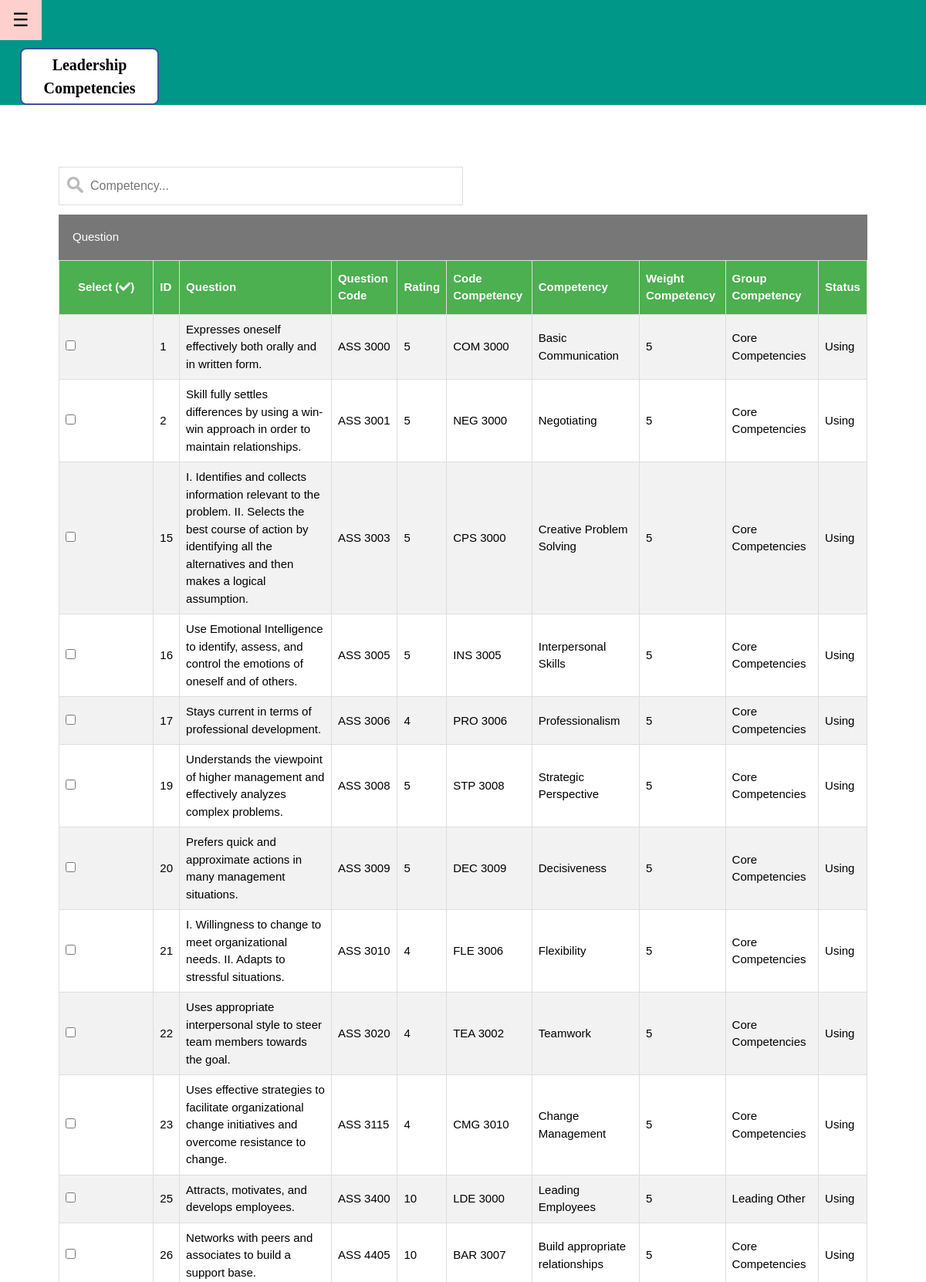
/Superior/SuperiorAssignASS.php (signed in, upper part), run on the app's committed database.
### tables this page shows
CREATE TABLE `aquestion` (
  `ID` int(11) NOT NULL,
  `AQuestion` varchar(255) NOT NULL,
  `A_QCode` varchar(255) NOT NULL,
  `Rating` int(11) NOT NULL,
  `CodeACompetency` varchar(255) NOT NULL,
  `Status` varchar(255) NOT NULL DEFAULT 'Using'
);

CREATE TABLE `competency` (
  `ID` int(11) NOT NULL,
  `CodeCompetency` varchar(255) NOT NULL,
  `Competency` varchar(255) NOT NULL,
  `GroupCompetency` varchar(255) NOT NULL,
  `Weightcompetency` int(11) NOT NULL,
  `Status` varchar(255) NOT NULL DEFAULT 'Using'
);

### Superior/Superiorprocesscompetency.php (called while the page is built, shortened)
<?php
function getAssessmentQuestion(){
	$db = mysqli_connect('localhost', 'root', '', 'leadercompetency');
    $sql = "SELECT aquestion.ID,aquestion.AQuestion,aquestion.A_QCode,aquestion.Rating,aquestion.Status,competency.CodeCompetency,competency.Competency,competency.GroupCompetency,competency.Weightcompetency FROM aquestion JOIN competency ON aquestion.CodeACompetency=competency.CodeCompetency where aquestion.Status='Using' and competency.Status='Using'";
    if($result = mysqli_query($db,$sql)){
    return $result;
    }
}
?>

### Superior/SuperiorAssignASS.php (the view, shortened to what this page needs)
<?php require_once ("Superiorprocesscompetency.php");
?>
<!DOCTYPE html>
<html>
<link rel="stylesheet" href="competency.css">
<link rel="stylesheet" href="https://use.fontawesome.com/releases/v5.8.2/css/all.css">
<body>
<div id="main">
<div class="w3-teal">
  <button id="openNav" class="w3-button w3-teal w3-xlarge" onclick="w3_open()">&#9776;</button>
  <div class="w3-container">
   <div class="tp-logo">Leadership
Competencies</div>
  </div>
</div>
</div>
<div class="w3-content" style="max-width:90%;margin-top:80px;margin-bottom:80px">
<div class="w3-container">
  <input type="text" id="myInput" onkeyup="myFunction()" placeholder="Competency..."/>
  <br><button type="button" class="collapsible" >Question</button>
  <form name="myForm" action="" method="post" enctype="multipart/form-data">
  <center><table id="competency" class="w3-responsive" >
  <tr>
						<th><div class="dropdown">
						<button class="w3-bar-item w3-button">Select (<i class='fas fa-check'></i>)</button>
						</div></th>
                        <th>ID</th>
                        <th>Question</th>
                        <th>Question Code</th>
						<th>Rating</th>
						<th>Code Competency</th>
						<th>Competency</th>
						<th>Weight Competency</th>
						<th>Group Competency</th>
						<th>Status</th>
   </tr>
      <?php
                      $result = getAssessmentQuestion();
                      if($result){
                           while ($row = mysqli_fetch_assoc($result)){ ?>
                        <tr>
							<td><input type="checkbox" name="chk[]" required value="<?php echo $row['A_QCode']; ?>|<?php echo $row['CodeCompetency']; ?>" /></td>
                            <td><?php echo $row['ID']; ?></td>
                            <td><?php echo $row['AQuestion']; ?></td>
                            <td><?php echo $row['A_QCode']; ?></td>
                            <td><?php echo $row['Rating']; ?></td>
							<td><?php echo $row['CodeCompetency']; ?></td>
                            <td><?php echo $row['Competency']; ?></td>
							<td><?php echo $row['Weightcompetency']; ?></td>
                            <td><?php echo $row['GroupCompetency']; ?></td>
							<td><?php echo $row['Status']; ?></td>
                       </tr>
                   <?php
                           }
                       }
                   ?>
   </table></center>
</div>
</div>
</body>
</html>

### Superior/competency.css (style rules this page uses)
html { box-sizing:border-box }
*,*:before,*:after { box-sizing:inherit }
html { -ms-text-size-adjust:100%;-webkit-text-size-adjust:100% }
body { margin:0 }
button,input,select,textarea,optgroup { font:inherit;margin:0 }
button,input { overflow:visible }
button,select { text-transform:none }
button,[type=button],[type=reset],[type=submit] { -webkit-appearance:button }
html,body { font-family:Verdana,sans-serif;font-size:15px;line-height:1.5 }
html { overflow-x:hidden }
.w3-btn,.w3-button { border:none;display:inline-block;padding:8px 16px;vertical-align:middle;overflow:hidden;text-decoration:none;color:inherit;background-color:inherit;text-align:center;cursor:pointer;white-space:nowrap }
.w3-btn,.w3-button { -webkit-touch-callout:none;-webkit-user-select:none;-khtml-user-select:none;-moz-user-select:none;-ms-user-select:none;user-select:none }
.w3-content,.w3-auto { margin-left:auto;margin-right:auto }
.w3-content { max-width:980px }
.w3-main,#main { transition:margin-left .4s }
.w3-teal,.w3-hover-teal:hover { color:#fff!important;background-color:#009688!important }
.w3-xlarge { font-size:24px!important }
.w3-container,.w3-panel { padding:0.01em 16px }
.w3-container:after,.w3-container:before,.w3-panel:after,.w3-panel:before,.w3-row:after,.w3-row:before,.w3-row-padding:after,.w3-row-padding:before,.w3-cell-row:before,.w3-cell-row:after,.w3-clear:after,.w3-clear:before,.w3-bar:before,.w3-bar:after { content:"";display:table;clear:both }
.w3-responsive { display:block;overflow-x:auto }
.dropdown { position: relative;display: inline-block; }
.tp-logo { font-size:20px; font-weight:bold; color:Black; font-family:comic sans ms; border:2px solid #3A539B; background:white; width:180px; text-align:center; border-radius:8px; padding:5px; margin:10px 0 0 10px; float:left; }
#competency { font-family: Arial, Helvetica, sans-serif; border-collapse: collapse; width: 100%; position:center; }
#competency td, #competency th { border: 1px solid #ddd; padding: 8px; }
#competency tr:nth-child(even) { background-color: #f2f2f2; }
#competency th { padding-top: 12px; padding-bottom: 12px; text-align: left; background-color: #4CAF50; color: white; }
#myInput { background-image: url('imagesuploadsuperior/search.png'); background-position: 10px 12px; background-repeat: no-repeat; width:50%; font-size: 16px; padding: 12px 20px 12px 40px; border: 1px solid #ddd; margin-bottom: 12px; }
.collapsible { background-color: #777; color: white; cursor: pointer; padding: 18px; width: 100%; border: none; text-align: left; outline: none; font-size: 15px; }

### data on the page
aquestion: ID "1", AQuestion "Expresses oneself effectively both orally and in written form.", A_QCode "ASS 3000", Rating "5", CodeACompetency.CodeCompetency "COM 3000", CodeACompetency.Competency "Basic Communication", CodeACompetency.Weightcompetency "5", CodeACompetency.GroupCompetency "Core Competencies", Status "Using"
aquestion: ID "2", AQuestion "Skill fully settles differences by using a win-win approach in order to maintain relationships.", A_QCode "ASS 3001", Rating "5", CodeACompetency.CodeCompetency "NEG 3000", CodeACompetency.Competency "Negotiating", CodeACompetency.Weightcompetency "5", CodeACompetency.GroupCompetency "Core Competencies", Status "Using"
aquestion: ID "15", AQuestion "I. Identifies and collects information relevant to the problem. II. Selects the best course of action by identifying all the alternatives and then makes a logical assumption.", A_QCode "ASS 3003", Rating "5", CodeACompetency.CodeCompetency "CPS 3000", CodeACompetency.Competency "Creative Problem Solving", CodeACompetency.Weightcompetency "5", CodeACompetency.GroupCompetency "Core Competencies", Status "Using"
aquestion: ID "16", AQuestion "Use Emotional Intelligence to identify, assess, and control the emotions of oneself and of others.", A_QCode "ASS 3005", Rating "5", CodeACompetency.CodeCompetency "INS 3005", CodeACompetency.Competency "Interpersonal Skills", CodeACompetency.Weightcompetency "5", CodeACompetency.GroupCompetency "Core Competencies", Status "Using"
aquestion: ID "17", AQuestion "Stays current in terms of professional development.", A_QCode "ASS 3006", Rating "4", CodeACompetency.CodeCompetency "PRO 3006", CodeACompetency.Competency "Professionalism", CodeACompetency.Weightcompetency "5", CodeACompetency.GroupCompetency "Core Competencies", Status "Using"
aquestion: ID "19", AQuestion "Understands the viewpoint of higher management and effectively analyzes complex problems.", A_QCode "ASS 3008", Rating "5", CodeACompetency.CodeCompetency "STP 3008", CodeACompetency.Competency "Strategic Perspective", CodeACompetency.Weightcompetency "5", CodeACompetency.GroupCompetency "Core Competencies", Status "Using"
aquestion: ID "20", AQuestion "Prefers quick and approximate actions in many management situations.", A_QCode "ASS 3009", Rating "5", CodeACompetency.CodeCompetency "DEC 3009", CodeACompetency.Competency "Decisiveness", CodeACompetency.Weightcompetency "5", CodeACompetency.GroupCompetency "Core Competencies", Status "Using"
aquestion: ID "21", AQuestion "I. Willingness to change to meet organizational needs. II. Adapts to stressful situations.", A_QCode "ASS 3010", Rating "4", CodeACompetency.CodeCompetency "FLE 3006", CodeACompetency.Competency "Flexibility", CodeACompetency.Weightcompetency "5", CodeACompetency.GroupCompetency "Core Competencies", Status "Using"
aquestion: ID "22", AQuestion "Uses appropriate interpersonal style to steer team members towards the goal.", A_QCode "ASS 3020", Rating "4", CodeACompetency.CodeCompetency "TEA 3002", CodeACompetency.Competency "Teamwork", CodeACompetency.Weightcompetency "5", CodeACompetency.GroupCompetency "Core Competencies", Status "Using"
aquestion: ID "23", AQuestion "Uses effective strategies to facilitate organizational change initiatives and overcome resistance to change.", A_QCode "ASS 3115", Rating "4", CodeACompetency.CodeCompetency "CMG 3010", CodeACompetency.Competency "Change Management", CodeACompetency.Weightcompetency "5", CodeACompetency.GroupCompetency "Core Competencies", Status "Using"
aquestion: ID "25", AQuestion "Attracts, motivates, and develops employees.", A_QCode "ASS 3400", Rating "10", CodeACompetency.CodeCompetency "LDE 3000", CodeACompetency.Competency "Leading Employees", CodeACompetency.Weightcompetency "5", CodeACompetency.GroupCompetency "Leading Other", Status "Using"
aquestion: ID "26", AQuestion "Networks with peers and associates to build a support base.", A_QCode "ASS 4405", Rating "10", CodeACompetency.CodeCompetency "BAR 3007", CodeACompetency.Competency "Build appropriate relationships", CodeACompetency.Weightcompetency "5", CodeACompetency.GroupCompetency "Core Competencies", Status "Using"
